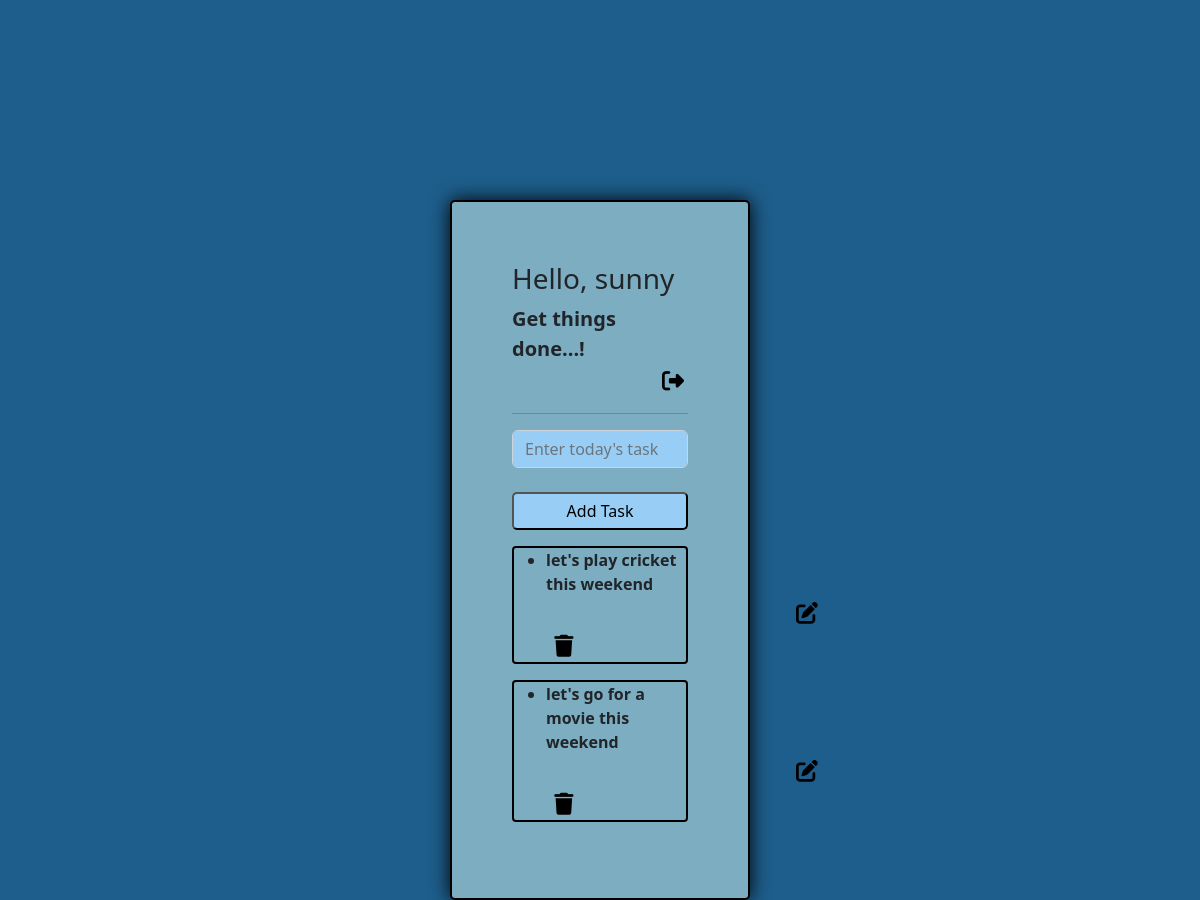
The page /todo/ (signed in) on the database as committed earlier.
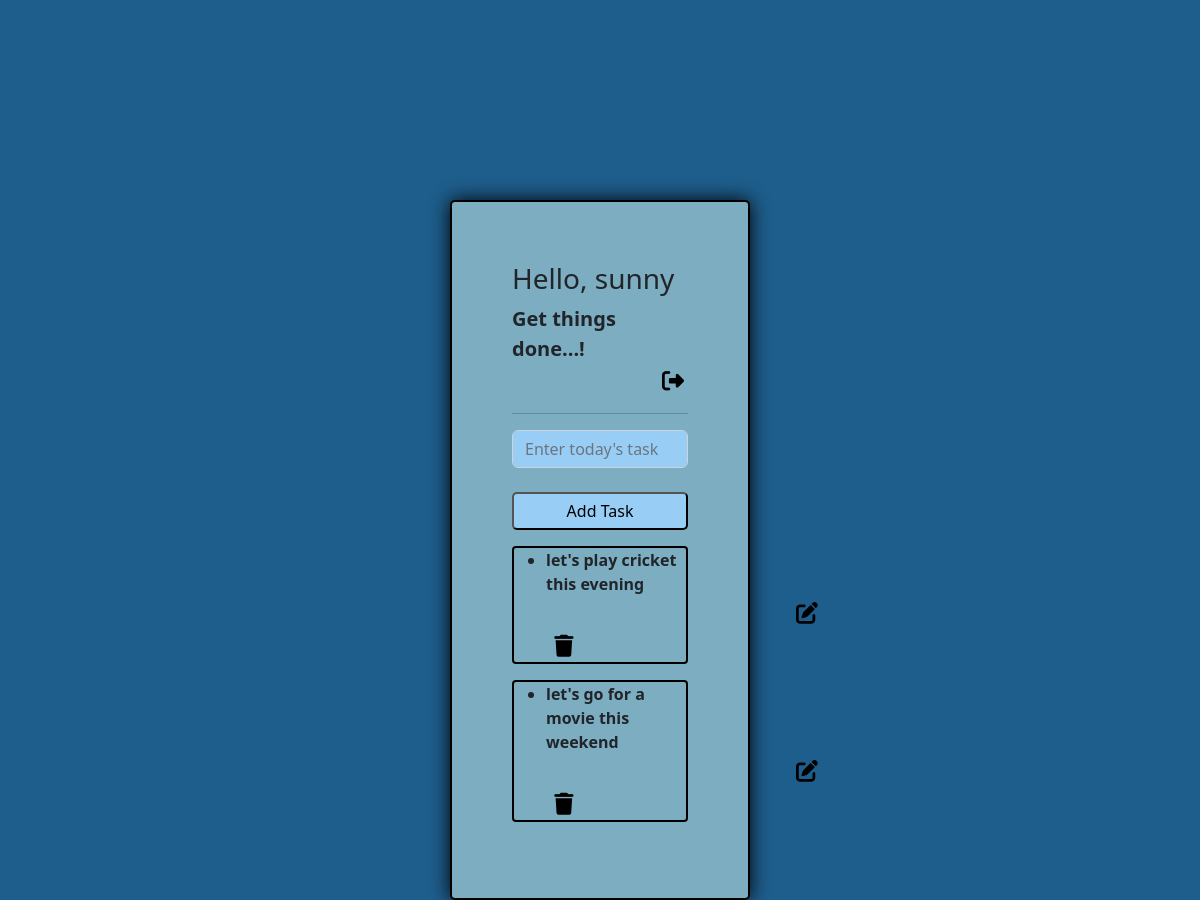
The same page on the database as committed later.
### todoapp/models.py (models this page shows)
class ToDo(models.Model):
    srno = models.AutoField(primary_key=True,auto_created=True)
    title = models.CharField(max_length=50)
    date = models.DateTimeField(auto_now_add=True)
    user = models.ForeignKey(User,on_delete=models.CASCADE)

### todoapp/views.py (the view)
# urls.py: path('todo/',views.todo),
@login_required(login_url='/login')
def todo(request):
    if request.method=='POST':
        title = request.POST.get('title')
        obj = models.ToDo(title=title,user=request.user)
        obj.save()
        res= models.ToDo.objects.filter(user=request.user).order_by('-date')
        return redirect('/todo',{'res':res})
    res= models.ToDo.objects.filter(user=request.user).order_by('-date')
    return render(request,'todoapp/todo.html',{'res':res})

### templates/todoapp/todo.html (shortened to what this page needs)
{% extends 'todoapp/base.html' %}
{% block content %}
<div class="container w-25">
    <form method="post">
        <h3>Hello, {{user}}</h3>
        <b style="font-size: 20px;">Get things done...!</b>
        <a href="{% url 'signout' %}" id="space">
            <i class="fa-solid fa-right-from-bracket"></i></a>
        <hr>
        <div class="mb-3">
            <input type="text" class="form-control" id="formGroupExampleInput2" placeholder="Enter today's task"
                name="title" required>
            <br>
            <input type="submit" class="button w-100" id="button" value="Add Task">
        </div>
    </form>
    {% for todo in res %}
    <ul class="box">
        <li><b>{{todo.title}}</b>
        </li>
        <i class="gap">
            <a href="/edit_todo/{{todo.srno}}"><i class="fa-solid fa-pen-to-square"></i></a>&nbsp;
            <a href="/delete_todo/{{todo.srno}}"><i class="fa-solid fa-trash"></i></a>
        </i>
    </ul>
    {% endfor %}
</div>
{% endblock %}

Rows that differ between the two databases and show on the page:
changed ToDo: title "let's play cricket this weekend" → "let's play cricket this evening"
